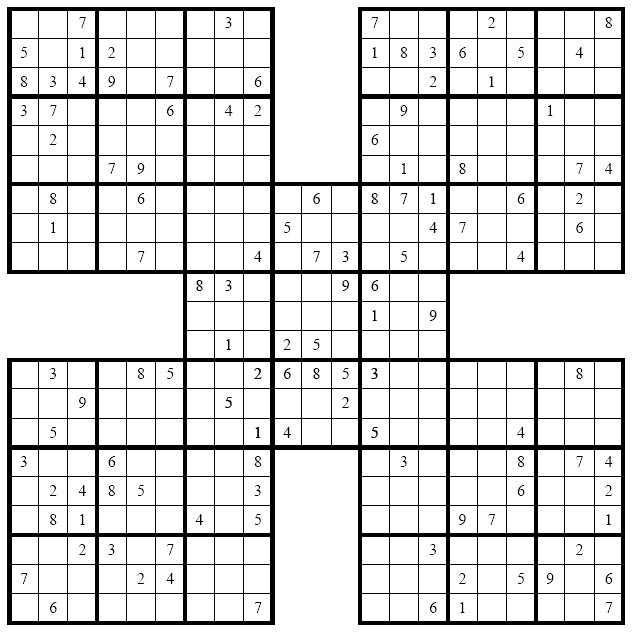
#> input picture data/sudoku/sudoku8.jpg, 642 x 633 px
$ python project_5.py   (older library calls are emulated)
#> lines starting #> are read from the running program, lines starting #| are printed output that depends on the picture; after the words box and inside, x2 and y2 are one past the last pixel; in counts of white or black regions, pixels touching at a corner belong together
import cv2
import numpy as np

img = cv2.imread('data/sudoku/sudoku8.jpg', cv2.IMREAD_GRAYSCALE)
#> img is the input picture: shape (633, 642); min 0, max 255, mean 220.9

kernelSize = (5, 5)

_, thresh = cv2.threshold(img, 127, 255, cv2.THRESH_BINARY)
#> thresh: shape (633, 642); 86.7% white; 252 black regions (206 under 20 px), largest, box (x1, y1, x2, y2) and area: (7, 7, 625, 625) 51547, (372, 193, 378, 204) 30, (401, 47, 407, 58) 29
thresh = cv2.erode(thresh, kernelSize, iterations=5)
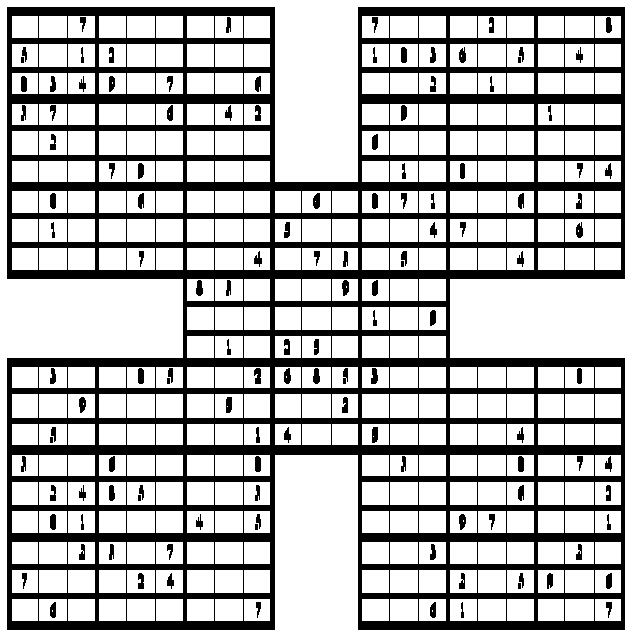
#> thresh: shape (633, 642); 71.8% white; 129 black regions (8 under 20 px), largest, box (x1, y1, x2, y2) and area: (7, 7, 625, 630) 106492, (313, 193, 320, 209) 93, (254, 368, 261, 384) 91

rows, cols = thresh.shape
#> rows = 633; cols = 642
mask = np.zeros((rows+2, cols+2), np.uint8)
cv2.floodFill(thresh, mask, (0, 0),0)
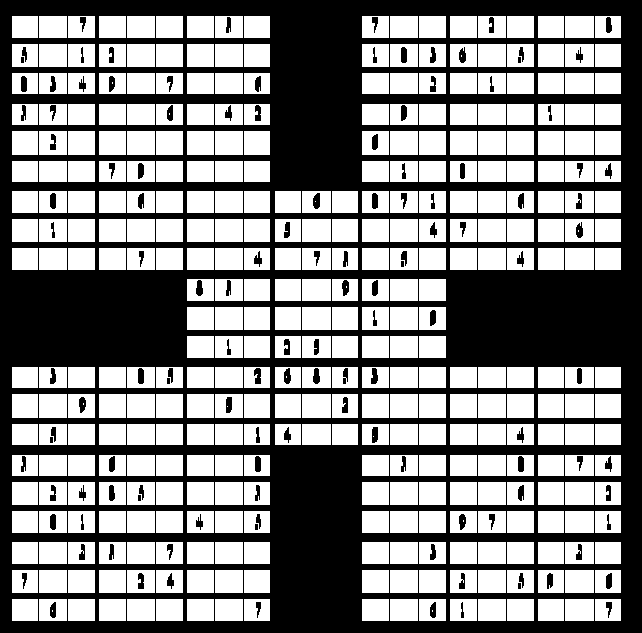
#> thresh: shape (633, 642); 52.5% white; 129 black regions (8 under 20 px), largest, box (x1, y1, x2, y2) and area: (0, 0, 642, 633) 184643, (313, 193, 320, 209) 93, (254, 368, 261, 384) 91

im_floodfill_inv = cv2.bitwise_not(thresh)
rows, cols = im_floodfill_inv.shape
mask = np.zeros((rows+2, cols+2), np.uint8)
cv2.floodFill(im_floodfill_inv, mask, (0, 0),110)
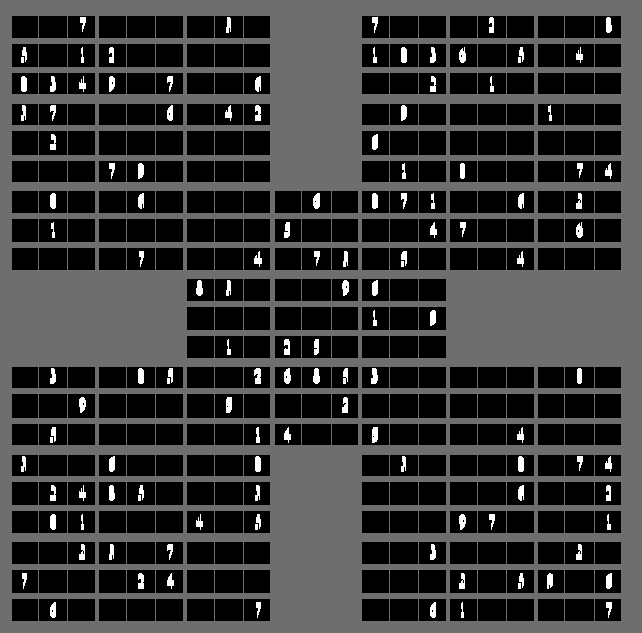
#> im_floodfill_inv: shape (633, 642); min 0, max 255, mean 55.1

_, thresh = cv2.threshold(im_floodfill_inv, 127, 255, cv2.THRESH_BINARY)
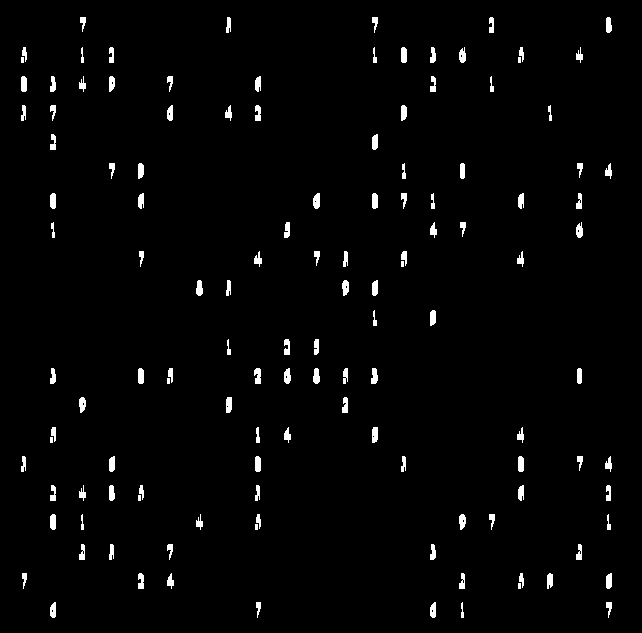
#> thresh: shape (633, 642); 2% white; 128 white regions (8 under 20 px)

_, contours, _ = cv2.findContours(
    thresh, cv2.RETR_EXTERNAL, cv2.CHAIN_APPROX_SIMPLE)
#> contours = 128 contours, 11 with area under 20; largest, box (x1, y1, x2, y2) and area: (313, 193, 320, 209) 76, (518, 456, 524, 472) 72, (255, 456, 261, 472) 72, (138, 368, 144, 384) 72, (21, 76, 27, 92) 72

sum = 0
for a in range(len(contours)):
    sum+=cv2.contourArea(contours[a])
#> this loop made 128 passes
#> sum on passes 1 to 12: 35.5, 52.5, 116, 146.5, 210, 220, 287, 347.5, 377.5, 429, 475.5, 533.5
#> after the loop, sum = 5831
lim = sum/(len(contours)*3.5)
#> lim = 13.02


for contour in contours:

    area = cv2.contourArea(contour)

    if area >= lim:
        x,y,w,h = cv2.boundingRect(contour)
        cv2.rectangle(img,(x-5,y-5),(x+w+5,y+h+5),(127,127,128),2)
#> this loop made 128 passes
#> (area, x, y, w, h) on passes 1, 3, 4, 5, 7, 8, 9, 10, 11, 12, 13, 14: (35.5, 606, 602, 6, 16), (63.5, 430, 602, 6, 16), (30.5, 256, 602, 5, 16), (63.5, 50, 602, 6, 16), (67, 606, 573, 6, 16), (60.5, 547, 573, 6, 16), (30, 519, 573, 5, 15), (51.5, 459, 573, 6, 16), (46.5, 167, 573, 7, 16), (58, 138, 573, 6, 16), (30.5, 22, 573, 5, 16), (51.5, 576, 544, 6, 16)
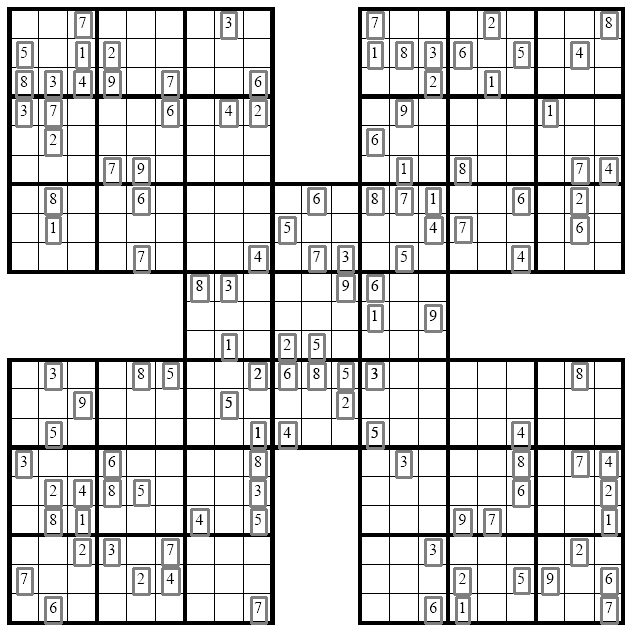
#> img: shape (633, 642); 7.26% of pixels changed, all inside (x1, y1, x2, y2) = (15, 11, 619, 625)

cv2.imshow('Z',  img)

cv2.waitKey()

cv2.destroyAllWindows()

$ run again, with data/sudoku/Sudoku4.jpg copied over data/sudoku/sudoku8.jpg
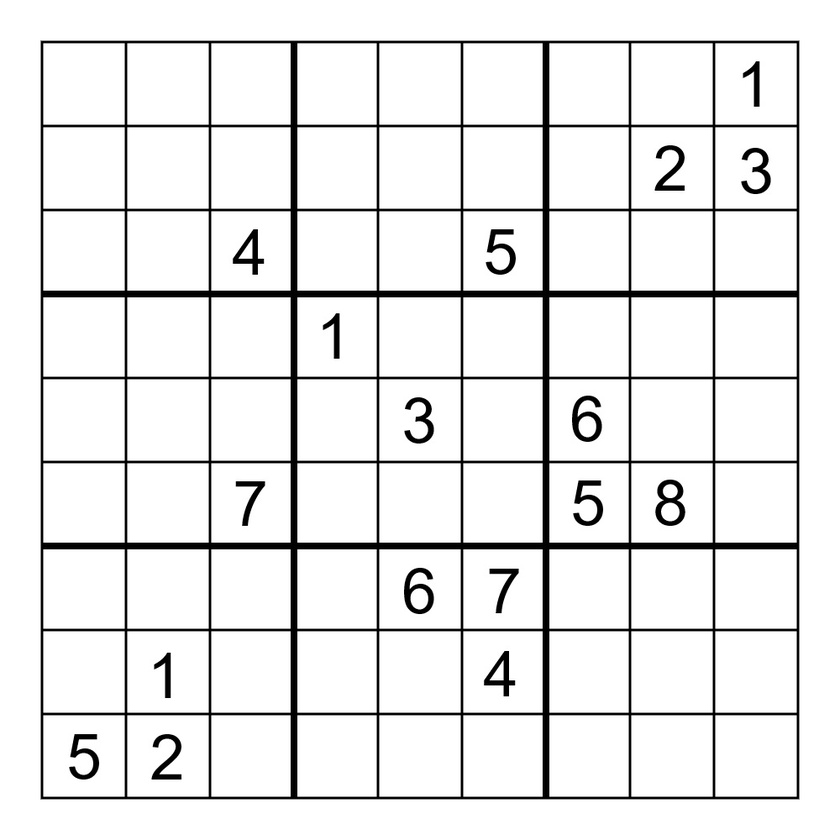
#> input picture data/sudoku/Sudoku4.jpg, 840 x 840 px, shrunk from 1000 x 1000 before the run
#> img is the input picture: shape (840, 840); min 0, max 255, mean 233.7
#> `cv2.floodFill(thresh, mask, (0, 0),0)`:
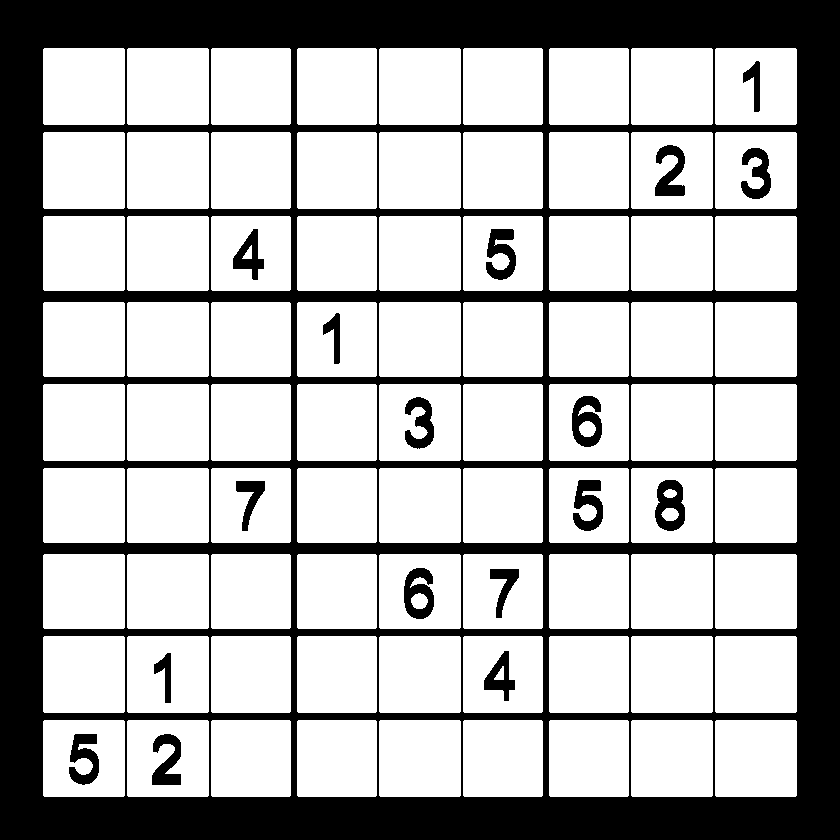
#> thresh: shape (840, 840); 69% white; 18 black regions, largest, box (x1, y1, x2, y2) and area: (0, 0, 840, 840) 205874, (655, 480, 685, 531) 992, (572, 396, 602, 447) 976
#> contours = 17 contours; largest, box (x1, y1, x2, y2) and area: (655, 480, 685, 531) 1198, (572, 396, 602, 447) 1100, (404, 568, 434, 619) 1099, (573, 480, 603, 531) 833, (486, 229, 516, 280) 828
#> the loop `for a in range(len(contours)):` made 17 passes
#> sum on passes 1 to 8: 809, 1622.5, 1972, 2692, 3209.5, 4308.5, 4853, 6050.5
#> after the loop `for a in range(len(contours)):`: sum = 12594
#> lim = 211.7
#> the loop `for contour in contours: ` made 17 passes
#> (area, x, y, w, h) on passes 1 to 8: (809, 152, 734, 29, 51), (813.5, 69, 734, 30, 51), (349.5, 154, 653, 17, 50), (720, 484, 651, 31, 50), (517.5, 490, 569, 29, 49), (1099, 404, 568, 30, 51), (544.5, 236, 481, 29, 50), (1197.5, 655, 480, 30, 51)
#> after the loop `for contour in contours:`:
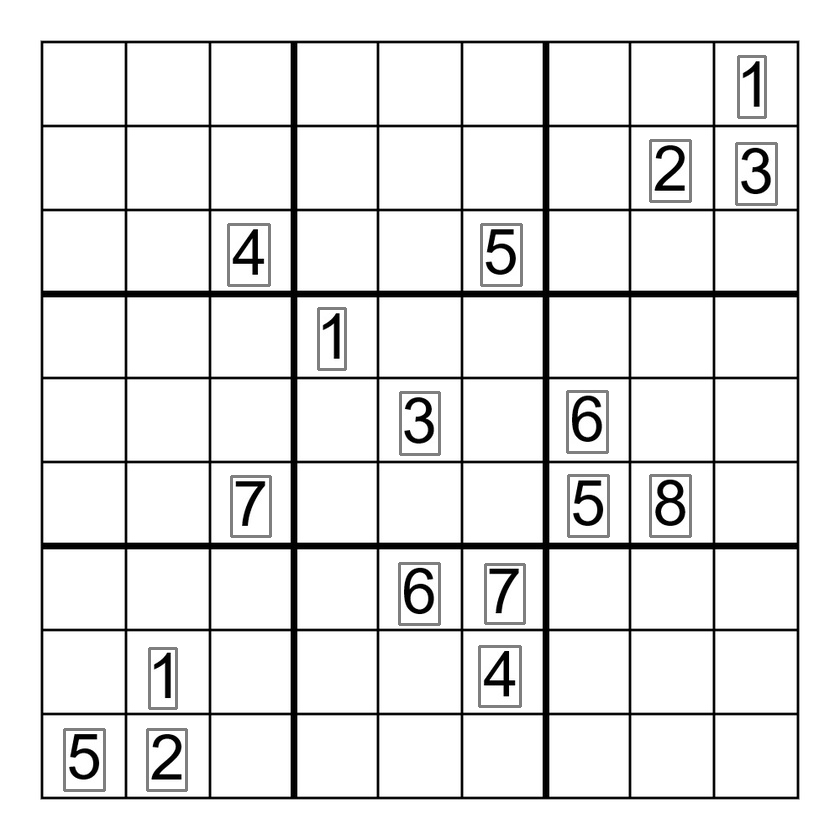
#> img: shape (840, 840); 1.41% of pixels changed, all inside (x1, y1, x2, y2) = (63, 55, 778, 792)

$ run again, with data/sudoku/Sudoku7.jpg copied over data/sudoku/sudoku8.jpg
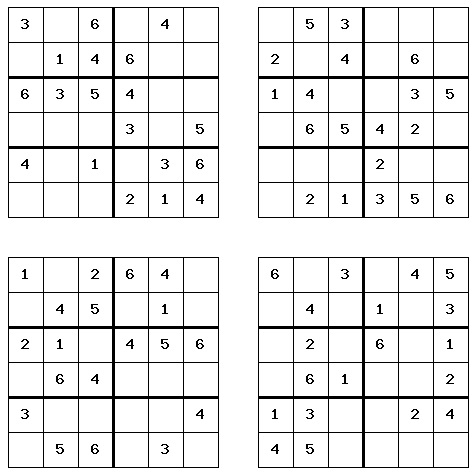
#> input picture data/sudoku/Sudoku7.jpg, 474 x 474 px
#> img is the input picture: shape (474, 474); min 0, max 255, mean 233.3
#> `cv2.floodFill(thresh, mask, (0, 0),0)`:
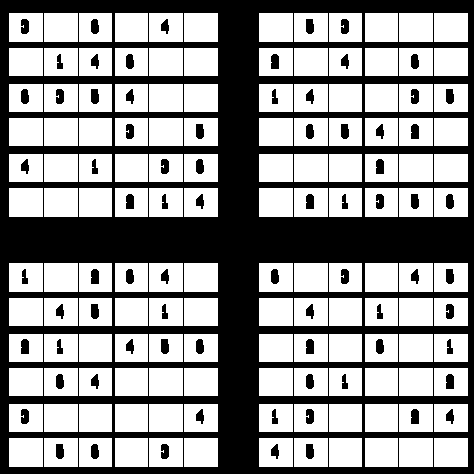
#> thresh: shape (474, 474); 57.9% white; 77 black regions, largest, box (x1, y1, x2, y2) and area: (0, 0, 474, 474) 87316, (271, 54, 279, 69) 113, (411, 124, 419, 139) 113
#> contours = 76 contours; largest, box (x1, y1, x2, y2) and area: (411, 409, 419, 424) 93, (446, 374, 454, 389) 93, (306, 339, 314, 354) 93, (21, 339, 29, 354) 93, (91, 269, 99, 284) 93
#> the loop `for a in range(len(contours)):` made 76 passes
#> sum on passes 1 to 8: 89.5, 152.5, 237.5, 323.5, 413, 476, 569, 654
#> after the loop `for a in range(len(contours)):`: sum = 5779.5
#> lim = 21.73
#> the loop `for contour in contours: ` made 76 passes
#> (area, x, y, w) on passes 1 to 8: (89.5, 306, 444, 8), (63, 271, 444, 8), (85, 161, 444, 8), (86, 91, 444, 8), (89.5, 56, 444, 8), (63, 446, 409, 8), (93, 411, 409, 8), (85, 306, 409, 8)
#> after the loop `for contour in contours:`:
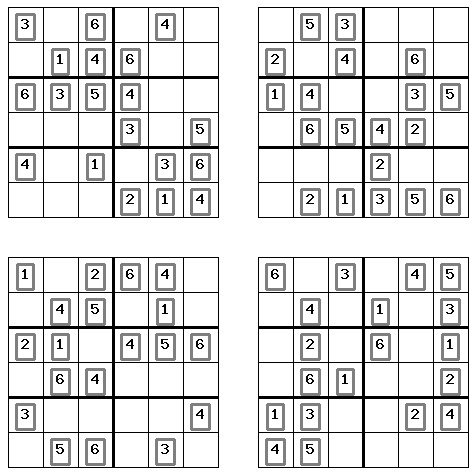
#> img: shape (474, 474); 8.53% of pixels changed, all inside (x1, y1, x2, y2) = (15, 13, 461, 466)

$ run again, with data/sudoku/sudoku1.jpg copied over data/sudoku/sudoku8.jpg
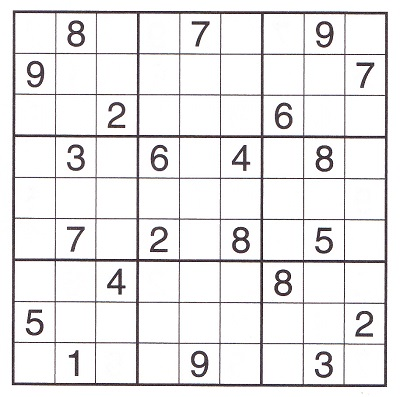
#> input picture data/sudoku/sudoku1.jpg, 400 x 397 px
#> `cv2.floodFill(thresh, mask, (0, 0),0)`:
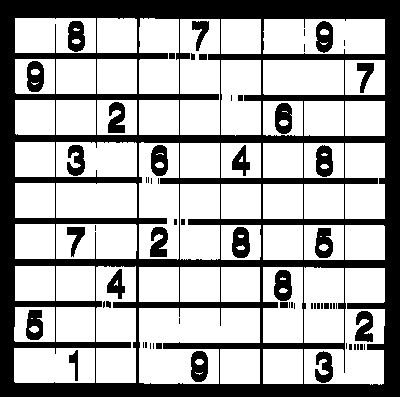
#> thresh: shape (397, 400); 66.6% white; 64 black regions (32 under 20 px), largest, box (x1, y1, x2, y2) and area: (0, 0, 400, 397) 44486, (232, 227, 250, 258) 430, (274, 270, 292, 301) 429
#> contours = 63 contours, 34 with area under 20; largest, box (x1, y1, x2, y2) and area: (274, 270, 292, 301) 437, (232, 227, 250, 258) 437, (316, 145, 333, 177) 428, (191, 351, 208, 382) 428, (275, 103, 292, 134) 427
#> the loop `for a in range(len(contours)):` made 63 passes
#> sum on passes 1 to 8: 318.5, 746, 852.5, 852.5, 862.5, 867.5, 872.5, 882.5
#> after the loop `for a in range(len(contours)):`: sum = 7853.5
#> lim = 35.62
#> the loop `for contour in contours: ` made 63 passes
#> (area, x, y, w, h) on passes 1, 2, 3, 16, 17, 32, 33, 34: (318.5, 315, 351, 18, 32), (427.5, 191, 351, 17, 31), (106.5, 69, 350, 9, 31), (341, 355, 311, 18, 31), (398.5, 26, 310, 17, 30), (437, 274, 270, 18, 31), (267.5, 107, 269, 18, 30), (405.5, 315, 228, 18, 30)
#> after the loop `for contour in contours:`:
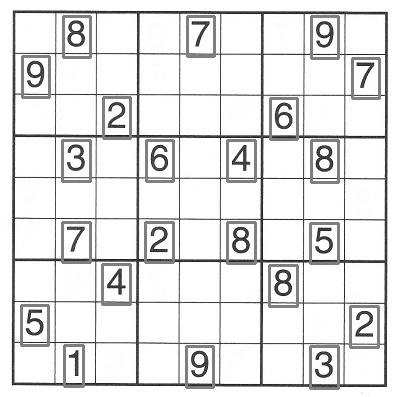
#> img: shape (397, 400); min 10, max 255, mean 227.1
